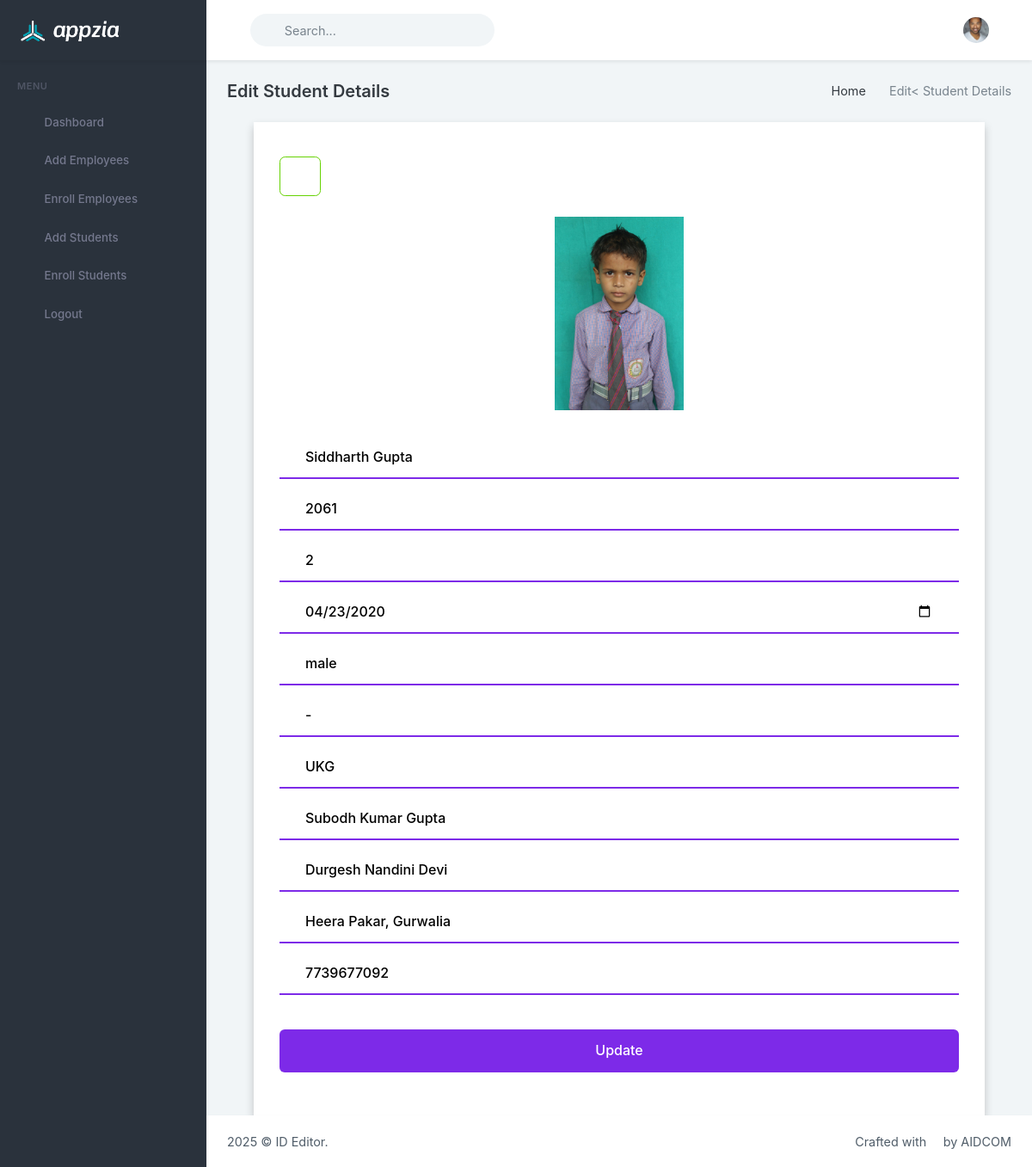
The app's page /edit_student.php?id=6 with its own data.
### tables this page shows
CREATE TABLE `students_directory` (
  `id` int NOT NULL,
  `student_name` varchar(360) NOT NULL,
  `register_number` varchar(360) NOT NULL,
  `studentID` varchar(360) NOT NULL,
  `date_of_birth` varchar(360) NOT NULL,
  `gender` varchar(360) NOT NULL,
  `blood_group` varchar(360) NOT NULL,
  `class` varchar(360) NOT NULL,
  `father_guardian_name` varchar(360) NOT NULL,
  `mother_name` varchar(360) NOT NULL,
  `address` varchar(360) NOT NULL,
  `emergency_contact` varchar(360) NOT NULL,
  `students_image` varchar(360) NOT NULL
);

### edit_student.php (the view, shortened to what this page needs)
<?php
include('master_page/dashboard_header.php');
include('master_page/dashboard_sidebar.php');
include('config.php');
?>
    <div class="main-content">
        <div class="page-content">
            <div class="container-fluid">
                <div class="row">
                    <div class="col-12">
                        <div class="page-title-box d-sm-flex align-items-center justify-content-between">
                            <h4 class="mb-sm-0">Edit Student Details</h4>
                            <div class="page-title-right">
                                <ol class="breadcrumb m-0">
                                    <li class="breadcrumb-item"><a href="dashboard.php">Home</a></li>
                                    <li class="breadcrumb-item active">Edit< Student Details</li>
                                </ol>
                            </div>
                        </div>
                    </div>
                </div>
                <div class="row">
                    <div class="container">
    <div class="d-flex justify-content-start">
            <a href="enroll_student.php" class="btn btn-lg btn-outline-success"><i class="ri-arrow-left-fill"></i></a>
      </div>
    <div class="forms mt-4">
        <div class="form-content">
        <div class="edit-form">
          <?php
          $selectedUID = $_GET['id'];
          $fetchSelectedID = mysqli_query($config,"SELECT * FROM students_directory WHERE id= '$selectedUID'");
          while ($row = mysqli_fetch_assoc($fetchSelectedID)) {?>
        <form method="POST" >
          <div style="text-align: center;">
               <img src="<?php echo $row['students_image']; ?>" width="150">
              </div>
            <div class="input-boxes">
              <div class="input-box">
                <i class="ri-user-fill"></i>
                <input type="text" id="student_name" name="student_name" placeholder="Enter student name" oninput="changetoTitle()" value="<?php echo $row['student_name']; ?>" required>
              </div>
              <div class="input-box">
                <i class="ri-registered-line"></i>
                <input type="text" id="register_number" value="<?php echo $row['register_number']; ?>" name="register_number" placeholder="Enter register number" required>
              </div>
              <div class="input-box">
                <i class="ri-user-4-fill"></i>
                <input type="text" id="studentID" value="<?php echo $row['studentID']; ?>" name="studentID" placeholder="Enter the studentID" required>
              </div>
              <div class="input-box">
                <i class="ri-calendar-event-fill"></i>
                <input type="date" id="date_of_birth" value="<?php echo $row['date_of_birth']; ?>" name="date_of_birth" placeholder="Enter date of birth" required>
              </div>
              <div class="input-box">
                <i class="ri-group-2-fill"></i>
                <input type="text" id="gender" value="<?php echo $row['gender']; ?>" name="gender" placeholder="Enter gender" required>
              </div>
              <div class="input-box">
                <i class="ri-contrast-drop-2-fill"></i>
                <input type="text" id="blood_group" value="<?php echo $row['blood_group']; ?>" name="blood_group" placeholder="Enter bloodgroup" required>
              </div>
              <div class="input-box">
                <i class="ri-account-pin-circle-fill"></i>
                <input type="text" id="class" value="<?php echo $row['class']; ?>" name="class" placeholder="Enter class" required>
              </div>
              <div class="input-box">
                <i class="ri-user-heart-fill"></i>
                <input type="text" id="father_guardian_name" value="<?php echo $row['father_guardian_name']; ?>" name="father_guardian_name" placeholder="Enter father/guardian name" required>
              </div>
              <div class="input-box">
                <i class="ri-user-heart-fill"></i>
                <input type="text" id="mother_name" value="<?php echo $row['mother_name']; ?>" name="mother_name" placeholder="Enter mother name" required>
              </div>
              <div class="input-box">
                <i class="ri-map-pin-user-fill"></i>
                <input type="text" id="address" value="<?php echo $row['address']; ?>" name="address" placeholder="Enter address" required>
              </div>
               <div class="input-box">
                <i class="ri-contacts-fill"></i>
                <input type="number" id="emergency_contact" name="emergency_contact" value="<?php echo $row['emergency_contact']; ?>" placeholder="Enter contact" min="1" onkeypress="if(this.value.length===10) return false" required>
              </div>
              <div class="button input-box">
                <input type="submit" name="update" value="Update">
              </div>
            </div>
      </form>
    <?php } ?>
    </div>
    </div>
    </div>
  </div>
                </div>
            </div>
        </div>
<?php
include('master_page/dashboard_footer.php');
?>

### edit_student.php (style rules this page uses)
.container { position: relative; max-width: 850px; width: 100%; background: #fff; padding: 40px 30px; box-shadow: 0 5px 10px rgba(0, 0, 0, 0.2); perspective: 2700px; }
.container .forms { height: 100%; width: 100%; background: #fff; }
.container .form-content { display: flex; align-items: center; justify-content: space-between; }
.edit-form { width: 100%; }
.forms .form-content .input-boxes { margin-top: 30px; }
.forms .form-content .input-box { display: flex; align-items: center; height: 50px; width: 100%; margin: 10px 0; position: relative; }
.form-content .input-box input { height: 100%; width: 100%; outline: none; border: none; padding: 0 30px; font-size: 16px; font-weight: 500; border-bottom: 2px solid rgba(0, 0, 0, 0.2); transition: all 0.3s ease; }
.form-content .input-box input:focus, .form-content .input-box input:valid { border-color: #7d2ae8; }
.form-content .input-box i { position: absolute; color: #7d2ae8; font-size: 17px; }
.forms .form-content .button { color: #fff; margin-top: 40px; }
.forms .form-content .button input { color: #fff; background: #7d2ae8; border-radius: 6px; padding: 0; cursor: pointer; transition: all 0.4s ease; }

### records on screen
students_directory: students_image (picture), student_name "Siddharth Gupta", register_number "2061", studentID "2", date_of_birth "04/23/2020", gender "male", blood_group "-", class "UKG", father_guardian_name "Subodh Kumar Gupta", mother_name "Durgesh Nandini Devi", address "Heera Pakar, Gurwalia", emergency_contact "7739677092"
